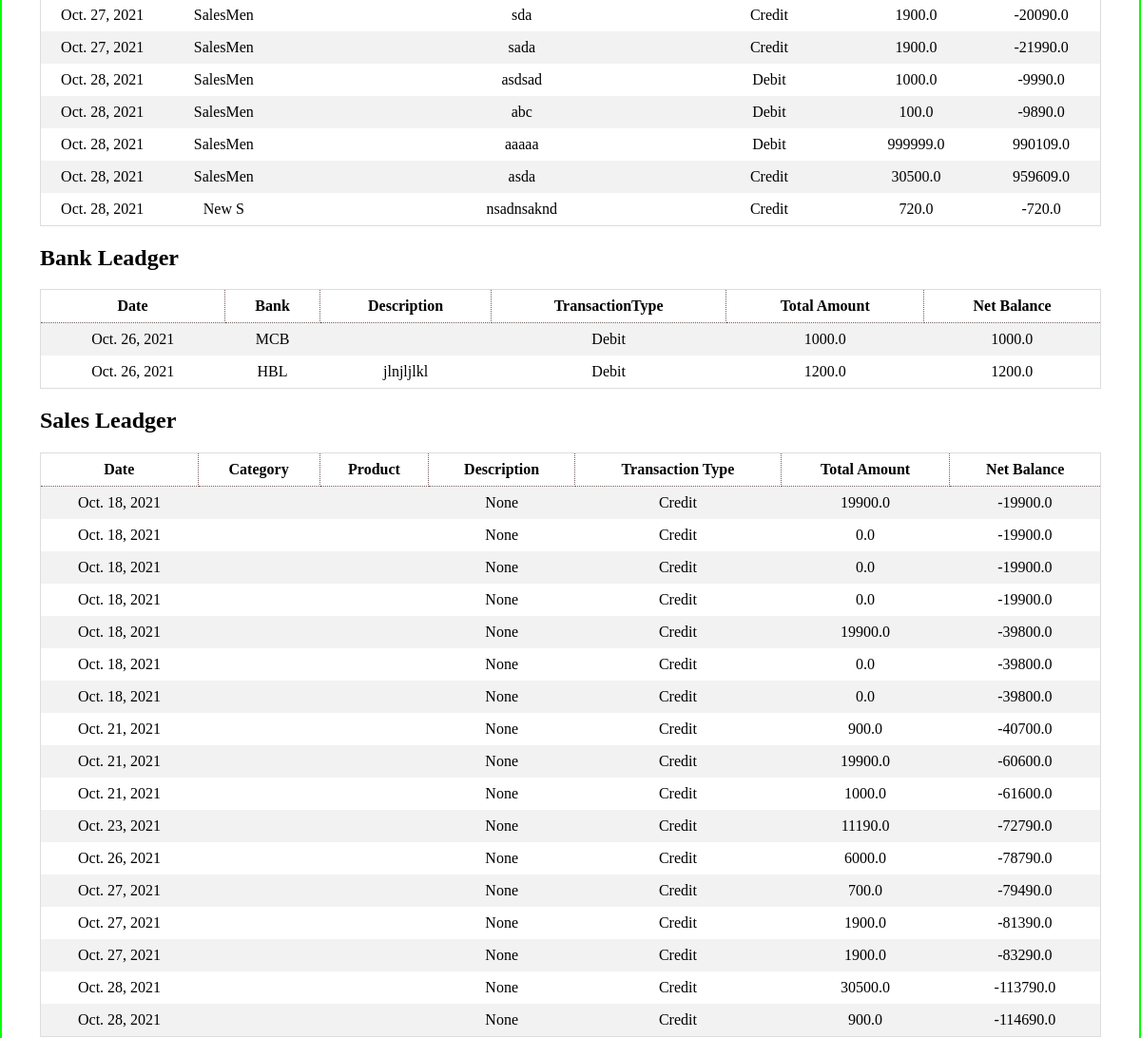
Page /apis/test (middle part) on the earlier database version.
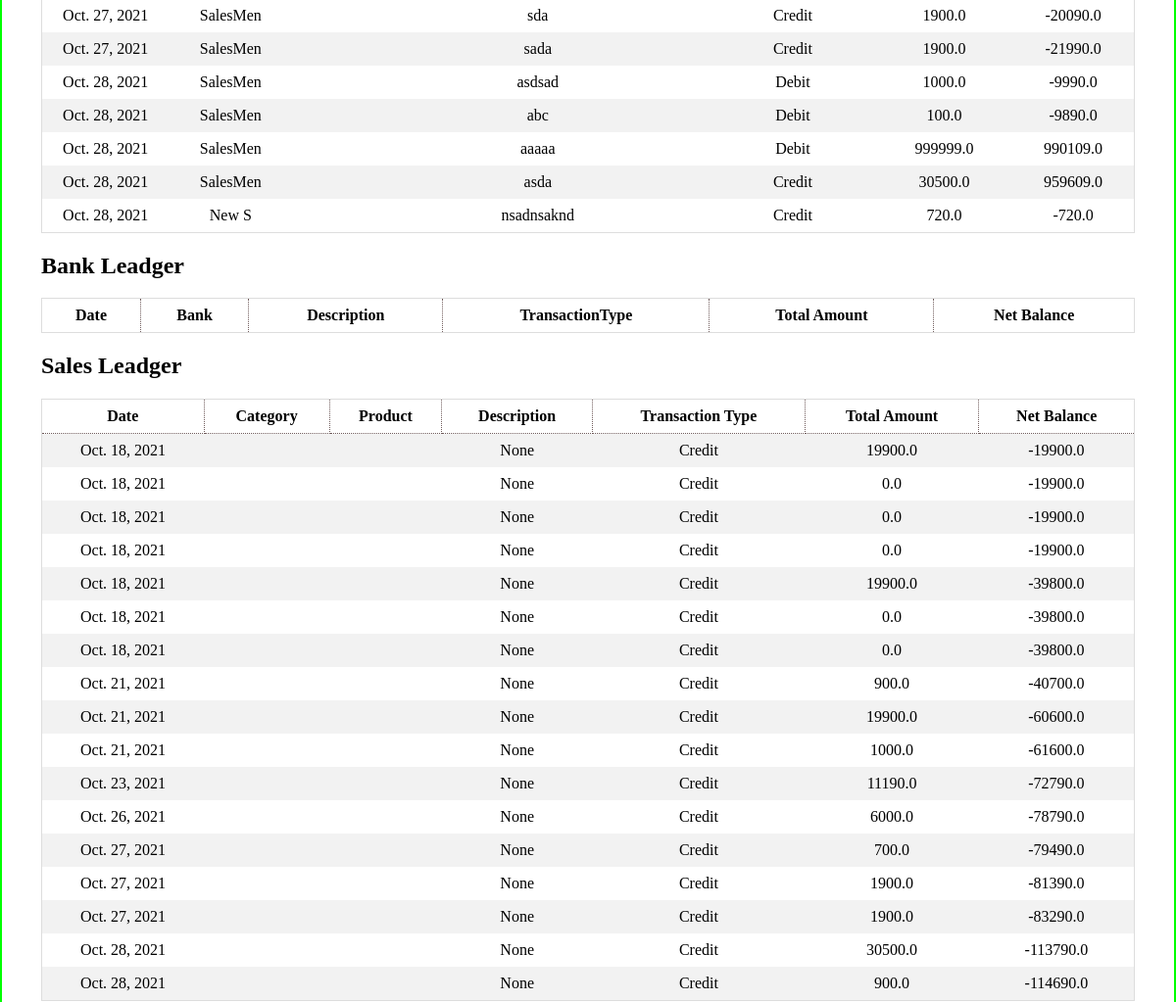
Same page on the later database version.
### app/models.py (models this page shows, shortened)
class Ledger(models.Model):
    date = models.DateField(default=timezone.now, blank=True)
    description = models.CharField(max_length=50, null=True)
    transaction_type = models.CharField(max_length=50, choices=(
        ('Debit', 'Debit'), ('Credit', 'Credit')))
    total_amount = models.FloatField(null=True)
    net_balance = models.FloatField(blank=True, default=0.0)

class SalesOfficerLedger(Ledger):
    sales_officer = models.ForeignKey(SalesOfficer, on_delete=models.CASCADE)
    party_order = models.IntegerField(null=True,blank=True)

class Ledger(models.Model):
    date = models.DateField(default=timezone.now, blank=True)
    description = models.CharField(max_length=50, null=True)
    transaction_type = models.CharField(max_length=50, choices=(
        ('Debit', 'Debit'), ('Credit', 'Credit')))
    total_amount = models.FloatField(null=True)
    net_balance = models.FloatField(blank=True, default=0.0)

class SalesOfficer(models.Model):
    name = models.CharField(max_length=200,unique=True)
    commission = models.FloatField(default=0.0)
    contact = models.CharField(max_length=13)
    opening_Balance = models.FloatField()
    current_Balance = models.FloatField(blank=True, null=True)
    user = models.OneToOneField(User,on_delete=models.CASCADE)
    date = models.DateField(default=timezone.now, blank=True)
    def __str__(self):
        return self.name

class BankLedger(Ledger):
    bank = models.ForeignKey(Bank,on_delete=models.CASCADE)

class Bank(models.Model):
    name = models.CharField(max_length=30, unique=True)
    account_no = models.CharField(max_length=400)
    opening_Balance = models.FloatField()
    current_Balance = models.FloatField(blank=True, null=True)
    date = models.DateField(default=timezone.now, blank=True)
    def __str__(self):
        return self.name

class SalesLedger(Ledger):
    sales_person = models.ForeignKey(SalesPerson,on_delete=models.CASCADE)

### app/views.py (the view)
# urls.py: path('test',views.Test),
def Test(request):
    party = m.PartyLedger.objects.all()
    salesofficer = m.SalesOfficerLedger.objects.all()
    sales = m.SalesLedger.objects.all()
    bank = m.BankLedger.objects.all()
    freight = m.FreightLedger.objects.all()
    discount = m.DiscountLedger.objects.all()
    cleariing = m.ClearingLedger.objects.all()
    cash = m.CashLedger.objects.all()
    incentive = m.IncentiveLedger.objects.all()
    response_dict = {'Party':party,'SalesOfficer':salesofficer,'Sales':sales,'Bank':bank,'Freight':freight
                    ,'Discount':discount,'Cash':cash,'Clearing':cleariing,'Incentive':incentive }
    return render(request,'test.html',response_dict)

### app/models.py (called while the page is built)
    def __str__(self):
        return self.name

### app/templates/test.html (shortened to what this page needs)
<!DOCTYPE html>
<html>
<head>
</head>
<body>
    <div class="container">
        <div style="overflow-x:auto;">
            <table>
                {% for r in SalesOfficer %}
                <tr>
                    <td>{{r.date}}</td>
                    <td>{{r.sales_officer}}</td>
                    <td>{{r.category}}</td>
                    <td>{{r.product}}</td>
                    <td>{{r.description}}</td>
                    <td>{{r.qty}}</td>
                    <td>{{r.rate}}</td>
                    <td>{{r.transaction_type}}</td>
                    <td>{{r.total_amount}}</td>
                    <td>{{r.net_balance}}</td>
                </tr>
                {% endfor %}
            </table>
        </div>
        <h2>Bank Leadger</h2>
        <div style="overflow-x:auto;">
            <table>
                <tr>
                    <th>Date</th>
                    <th>Bank</th>
                    <th>Description</th>
                    <th>TransactionType</th>
                    <th>Total Amount</th>
                    <th>Net Balance</th>
                </tr>
                {% for r in Bank %}
                <tr>
                    <td>{{r.date}}</td>
                    <td>{{r.bank}}</td>
                    <td>{{r.description}}</td>
                    <td>{{r.transaction_type}}</td>
                    <td>{{r.total_amount}}</td>
                    <td>{{r.net_balance}}</td>
                </tr>
                {% endfor %}
            </table>
        </div>
        <h2>Sales Leadger</h2>
        <div style="overflow-x:auto;">
            <table>
                <tr>
                    <th>Date</th>
                    <th>Category</th>
                    <th>Product</th>
                    <th>Description</th>
                    <th>Transaction Type</th>
                    <th>Total Amount</th>
                    <th>Net Balance</th>
                </tr>
                {% for r in Sales %}
                <tr>
                    <td>{{r.date}}</td>
                    <td>{{r.category}}</td>
                    <td>{{r.product}}</td>
                    <td>{{r.description}}</td>
                    <td>{{r.transaction_type}}</td>
                    <td>{{r.total_amount}}</td>
                    <td>{{r.net_balance}}</td>
                </tr>
                {% endfor %}
            </table>
        </div>
    </div>
</body>
</html>

Differences in the rows shown:
removed BankLedger: date "Oct. 26, 2021", bank "MCB", transaction_type "Debit", total_amount "1000.0", net_balance "1000.0"
removed BankLedger: date "Oct. 26, 2021", bank "HBL", description "jlnjljlkl", transaction_type "Debit", total_amount "1200.0", net_balance "1200.0"
